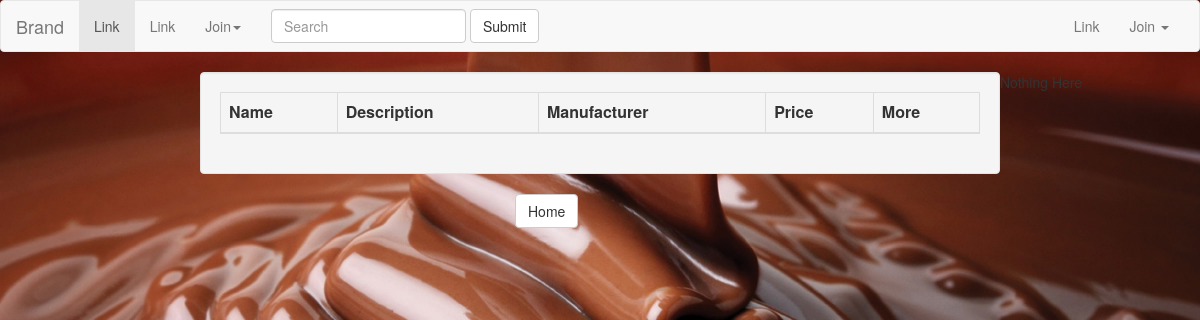
/, run on an earlier commit of the app's database.
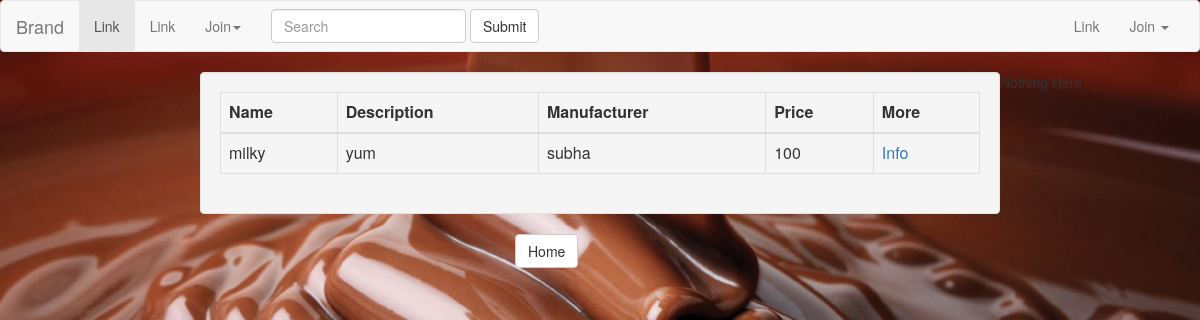
And on a later commit of the database.
### register/models.py (models this page shows)
class Chocolate(models.Model):
    id = models.AutoField(primary_key=True)
    name = models.CharField(_('Chocolate Name'), max_length=100, blank=True)
    description = models.CharField(_('Chocolate Description'), max_length=1000, blank=True)
    manufacturer = models.CharField(_('Chocolate Manufacturer'), max_length=100, blank=True)
    price = models.IntegerField(_('Chocolate Price'),
                                validators=[MaxValueValidator(1000), MinValueValidator(0)],
                                help_text=_('4 digits maximum'), blank=True, null=True)

### register/views.py (the view)
class Home(ListView):
   template_name="index.html"
   def get_queryset(self):
       return Chocolate.objects.all()

### register/templates/index.html (shortened to what this page needs)
{% load staticfiles %}
<html xmlns="http://www.w3.org/1999/html">
<head>
<link rel="stylesheet" href="{%  static 'css/bootstrap.min.css' %}">
<link rel="stylesheet" href="{%  static 'css/bootstrap.min.css' %}"integrity="sha384-fLW2N01lMqjakBkx3l/M9EahuwpSfeNvV63J5ezn3uZzapT0u7EYsXMjQV+0En5r">
</head>
<body style="background-image: url({% static "images/coco.jpg" %});background-repeat:no-repeat;background-size:100%;height: 140px;display:block;padding:0 !important;margin:0;" >
<body>
<nav class="navbar navbar-default">
  <div class="container-fluid">
    <div class="navbar-header">
      <a class="navbar-brand" href="#">Brand</a>
    </div>
    <div class="collapse navbar-collapse" id="bs-example-navbar-collapse-1">
      <ul class="nav navbar-nav">
        <li class="active"><a href="#">Link <span class="sr-only">(current)</span></a></li>
        <li><a href="#">Link</a></li>
        <li class="dropdown">
          <a href="#" class="dropdown-toggle" data-toggle="dropdown" role="button" aria-haspopup="true" aria-expanded="false">Join<span class="caret"></span></a>
        </li>
      </ul>
      <form class="navbar-form navbar-left" role="search">
        <div class="form-group">
          <input type="text" class="form-control" placeholder="Search">
        </div>
        <button type="submit" class="btn btn-default">Submit</button>
      </form>
      <ul class="nav navbar-nav navbar-right">
        <li><a href="#">Link</a></li>
        <li class="dropdown">
          <a href="#" class="dropdown-toggle" data-toggle="dropdown" role="button" aria-haspopup="true" aria-expanded="false">Join <span class="caret"></span></a>
        </li>
      </ul>
    </div>
  </div>
</nav>
<div class="col-md-8 col-md-offset-2 well">
<table class="table table-hover table-bordered table-responsive">
    <thead>
    <tr>
        <th>
            Name
        </th>
        <th>
            Description
        </th>
        <th>
            Manufacturer
        </th>
        <th>
            Price
        </th>
           <th>
            More
        </th>
    </tr>
    </thead>
    <tbody>
    {% for item in object_list %}
        <tr>
            <td> {{ item.name }} </td>
            <td> {{ item.description }}</td>
            <td> {{ item.manufacturer }}</td>
            <td> {{ item.price }}</td>
            <td> <a href="{% url 'chocolate_info' item.id %}">Info</a> </td>
        </tr>
    {% endfor %}
    </tbody>
</table>
</div>
{%  if user.is_anonymous %}
Nothing Here
{% else %}
 <div class="col-md-6 col-md-offset-5">
        <a href="{% url 'Add_chocolate' %}">
              <button type="submit" class="btn btn-default">Add Chocolate</button>
        </a>
        </div>
{% endif %}
<div class="col-md-6 col-md-offset-5">
        <a href="{% url 'home' %}">
              <button type="submit" class="btn btn-default">Home</button>
        </a>
        </div>
</body>
</html>

What changed in the data, as far as the page shows it:
added Chocolate: name "milky", description "yum", manufacturer "subha", price "100"
